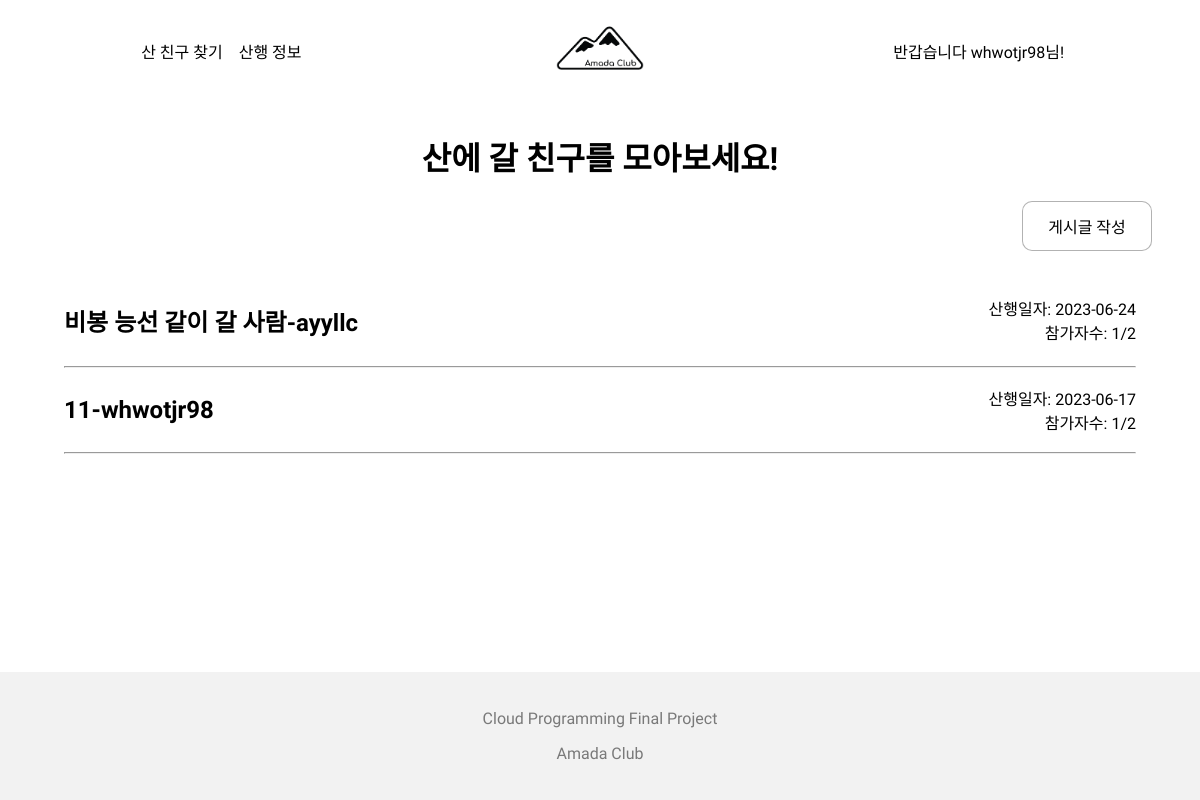
Page /routes/ (signed in) on the committed database.
### hiking_routes/models.py (models this page shows, shortened)
class Post(models.Model):
    title = models.CharField(max_length=50)
    author = models.ForeignKey(User, null=False, on_delete=models.CASCADE)
    content = models.TextField(max_length=500)
    image = models.ImageField(upload_to='hiking_route/images/%Y/%M/%D/', blank=True)
    created_at = models.DateTimeField(auto_now_add=True)
    updated_at = models.DateTimeField(auto_now=True)
    max_member = models.IntegerField(default=1, validators=[MinValueValidator(1)])
    date = models.CharField(max_length=50, null=False, blank=False)
    start_point = models.CharField(max_length=30)
    end_point = models.CharField(max_length=30)
    def get_absolute_url(self):
        return f'/routes/{self.pk}'

### hiking_routes/views.py (the view)
# urls.py: path('', views.index),
def index(request):
    if request.user.is_authenticated:
        posts = Post.objects.all().order_by('-pk')
        return render(
            request,
            'hiking_routes/index.html',
            {
                'posts': posts
            }
        )
    return redirect('/')

### hiking_routes/templates/hiking_routes/index.html
{% extends 'base/base.html' %}
{% load static %}
{% block main_area %}
    <div class="hiking-route-main-container">
        <h1>산에 갈 친구를 모아보세요!</h1>
        <div class="hiking-route-post">
            <a class="btn post-btn" href="{% url 'new_post' %}">게시글 작성</a>
        </div>
        <div class="post-box">
            {% for post in posts %}
                <a class="post" href="{{ post.get_absolute_url }}">
                    <h2>
                        {{ post.title }}-{{ post.author }}
                    </h2>
                    <div class="post-sub">
                        <span>산행일자: {{ post.date }}</span>
                        <span>참가자수: {{ post.participate_set.count }}/{{ post.max_member }}</span>
                    </div>
                </a>
                <hr>
            {% endfor %}
        </div>
    </div>
{% endblock %}

### templates/base/navbar.html
{% load static %}
<div class="header">
    <div class="header-nav">
        {% if user.is_authenticated %}
            <a class="header-nav-anchor" href="/routes/">산 친구 찾기</a>
            <a class="header-nav-anchor" href="/info/">산행 정보</a>
        {% endif %}
    </div>
    <a href="/"><img class="logo" src="{% static 'base/image/amada_black.png' %}" ></a>
    <div class="header-nav">
        {% if user.is_authenticated %}
            <a href="/account/logout/" class="header-nav-anchor">반갑습니다 {{ user.username }}님!</a>
        {% else %}
            <a href="/account/login/" class="header-nav-anchor">로그인</a>
            <a href="/account/signup/" class="header-nav-anchor">회원가입</a>
        {% endif %}
    </div>
</div>

### static/base/css/style.css (style rules this page uses)
* { font-family: 'Black Han Sans', sans-serif; font-family: 'Gugi', cursive; }
html, body { margin: 0; padding: 0; height: 100vh; }
a { color: black; text-decoration: none; }
.btn { background-color: #FFF; border: 1px solid rgba(0, 0, 0, 0.3); border-radius: 10px; width: 8rem; height: 3rem; transition: all 0.4s; }
.header { box-sizing: border-box; padding: 0 2rem; height: 5rem; width: 100%; position: fixed; display: grid; grid-template-columns: repeat(3, 1fr); place-items: center; background-color: #FFF; }
.header-nav { display: flex; align-items: center; gap: 1rem; }
.header-nav-anchor { display:inline-block; margin:0; }
.header-nav-anchor:after { display:block; content: ''; border-bottom: solid 2px #000; transform: scaleX(0); transition: transform 250ms ease-in-out; }
.logo { height: 100px; }

### static/base/css/hiking_route.css (style rules this page uses)
.hiking-route-main-container { width: 100%; height: 100%; display: flex; flex-direction: column; align-items: center; box-sizing: border-box; padding: 2rem 3rem; }
.hiking-route-post { width: 100%; display: flex; justify-content: flex-end; }
.post-btn { display: flex; align-items: center; justify-content: center; }
.post-box { width: 100%; height: 80%; box-sizing: border-box; margin-top: 1rem; padding: 1rem; overflow-y: scroll; }
.post { display: flex; align-items: center; justify-content: space-between; }
.post-sub { display: flex; flex-direction: column; align-items: flex-end; }

### rows in the picture
Post: title "비봉 능선 같이 갈 사람", author "ayyllc", date "2023-06-24", participate_set.count "1", max_member "2"
Post: title "11", author "whwotjr98", date "2023-06-17", participate_set.count "1", max_member "2"

### other values in the picture
{{ user.username }} "whwotjr98"
